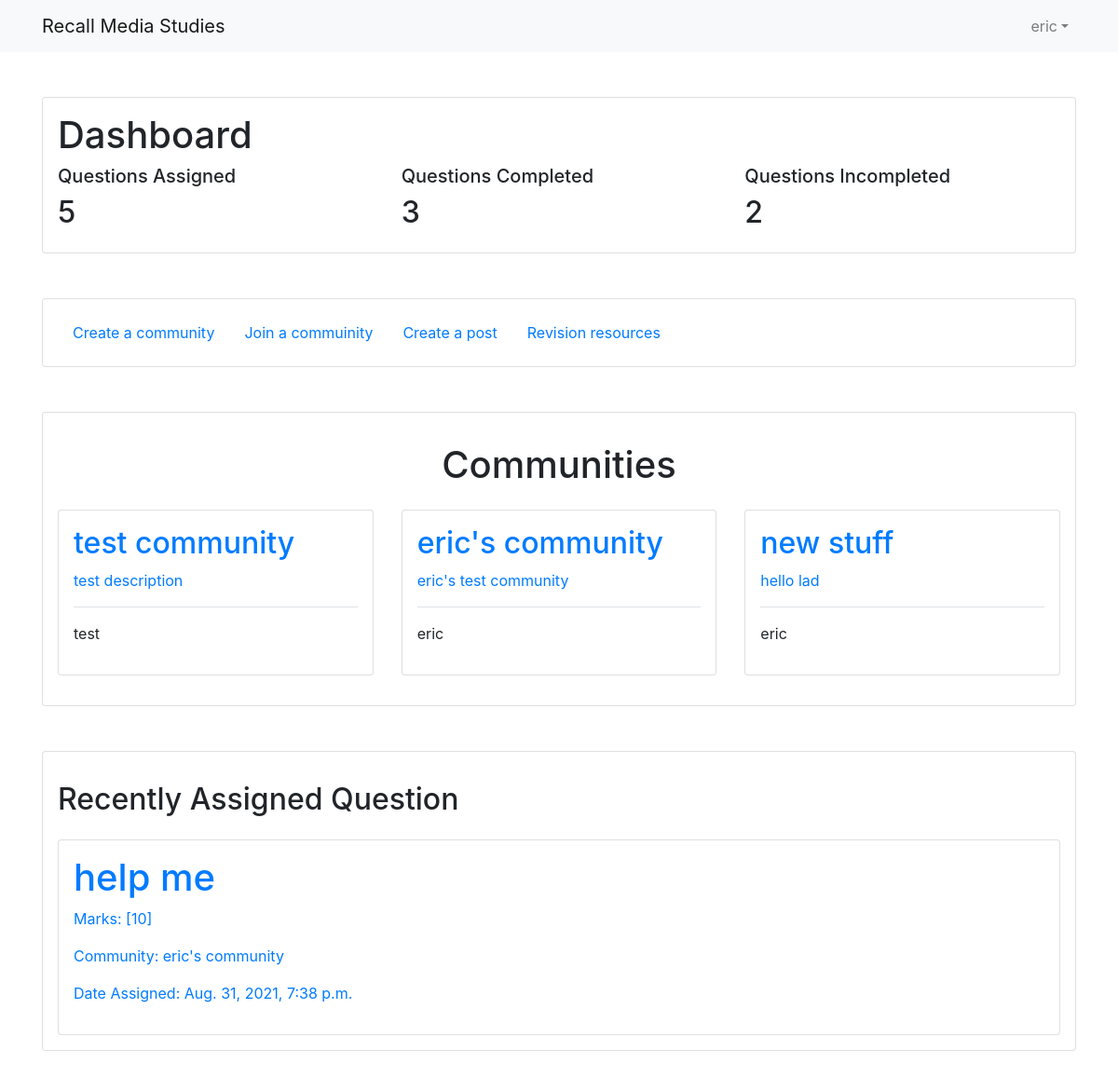
Before: / (signed in) with the older database file.
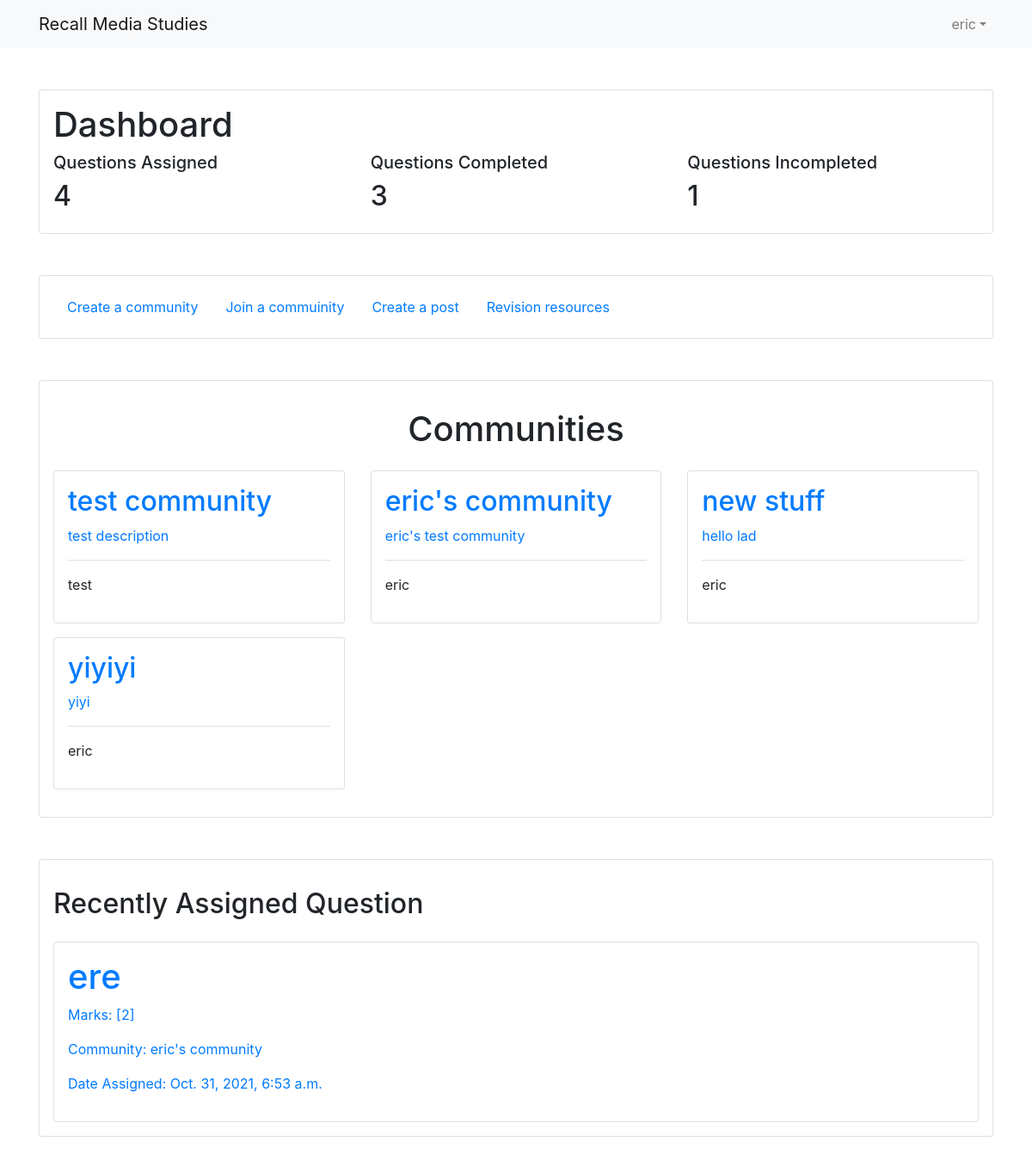
After: the same page with the newer database file.
### recall/models.py (models this page shows, shortened)
class User(AbstractUser):
    communities = ManyToManyField('Community', related_name="users")

class Community(models.Model):
    name = models.CharField(max_length=30)
    admin = models.ForeignKey(User, on_delete=models.CASCADE)
    description = models.CharField(max_length=255)
    date_created = models.DateTimeField(default=timezone.now)
    community_code = models.CharField(default="", max_length=6, unique=True)
    class Meta:
        verbose_name_plural = "Communities"
    def __str__(self):
        return self.name

class QuestionResponse(models.Model):
    user = models.ForeignKey(User, on_delete=models.CASCADE)
    question = models.ForeignKey('Question', on_delete=models.CASCADE)
    content = models.TextField(null=True)
    time_taken = models.FloatField(null=True)
    mark = models.IntegerField(null=True)
    is_complete = models.BooleanField(default=False)

class Question(models.Model):
    user = models.ForeignKey(User, on_delete=models.CASCADE)
    community = models.ForeignKey('community', on_delete=models.CASCADE)
    title = models.CharField(max_length=30)
    content = models.TextField()
    date_assigned = models.DateTimeField(default=timezone.now)
    mark = models.IntegerField()

### recall/views.py (the view)
# urls.py: path('', views.index, name='index'),
def index(request):
    if request.user.is_authenticated:
        return HomeView.as_view()(request)
    return render(request,"recall/index.html")

### recall/mixins.py (called while the page is built)
    def dispatch(self, request, *args, **kwargs):
        communities =  self.request.user.communities.all()
        if communities is None:
            return super().dispatch(request, *args, **kwargs)
        for community in communities:
            questions = community.question_set.all()
            for question in questions:
                if QuestionResponse.objects.filter(user=self.request.user, question=question.id):
                    continue
                else:
                    question_obj = Question.objects.get(id=question.id)
                    QuestionResponse.objects.create(user=self.request.user, question=question_obj)
        return super().dispatch(request, *args, **kwargs)

### recall/views.py (called while the page is built)
    def get_queryset(self):
        communities = self.request.user.communities.all()
        return communities

    def get_context_data(self, **kwargs):
        context = super(HomeView, self).get_context_data(**kwargs)
        context['incompleted'] = len(QuestionResponse.objects.filter(user=self.request.user, is_complete=False))
        context['completed'] = len(QuestionResponse.objects.filter(user=self.request.user, is_complete=True))
        try:
            if QuestionResponse.objects.filter(user=self.request.user).order_by('-question__date_assigned')[0]:
                context['recent'] = QuestionResponse.objects.filter(user=self.request.user).order_by('-question__date_assigned')[0]
        except:
            context['recent'] = None
        return context

### recall/templates/recall/home.html (shortened to what this page needs)
{% extends 'recall/base.html' %}
{% block content %}
<div class="container py-5">
    <div class="card p-3 mb-5">
        <h1>Dashboard</h1>
        <div class="row">
            <div class="col">
                <h5>Questions Assigned</h5>
                <h2>{{ user.questionresponse_set.all.count }}</h2>
            </div>
            <div class="col">
                <h5>Questions Completed</h5>
                <h2>{{ completed }}</h2>
            </div>
            <div class="col">
                <h5>Questions Incompleted</h5>
                <h2>{{ incompleted }}</h2>
            </div>
        </div>
    </div>
    <div class="card p-3 mb-5 d-flex flex-row">
        <div>
            <a class="nav-link" href="{% url 'create-community' %}">Create a community</a>
        </div>
        <div>
            <a class="nav-link" href="{% url 'join-community' %}">Join a commuinity</a>
        </div>
        <div>
            <a class="nav-link" href="{% url 'create-post' %}">Create a post</a>
        </div>
        <div>
            <a class="nav-link" href="#">Revision resources</a>
        </div>
    </div>
    <div class="card p-3">
        <h1 class="py-3 text-center">Communities</h1>
        {% if communities %}
        <div class="row">
            {% for community in communities %}
            <div class="col-md-4">
                <a href="{% url 'community' community.id %}">
                <div class="card p-3 mb-3">
                    <div class=" text-truncate">
                        <h2>{{ community.name }}</h2>
                        <p>{{ community.description }}</p>
                </a>
                        <p class="border-top pt-3">{{ community.admin }}</p>
                    </div>
                </div>
            </div>
            {% endfor %}
        {% endif %}
    {% if recent %}
    <div class="card my-5 p-3">
        <h2 class="py-3">Recently Assigned Question</h2>
        <div class="card p-3">
            <a href="{% url 'question' recent.id %}">
                <h1>{{ recent.question.title }}</h1>
                <p>Marks: [{{ recent.question.mark }}]</p>
                <p>Community: {{ recent.question.community }}</p>
                <p>Date Assigned: {{ recent.question.date_assigned }}</p>
            </a>
        </div>
    </div>
    {% endif %}
{% endblock content %}

### recall/templates/recall/base.html (shortened to what this page needs)
{% load static %}
{% include 'recall/navbar.html' %}
<!DOCTYPE html>
<html>
    <head>
        <link rel="stylesheet" type="text/css" href="{% static 'recall/style.css' %}"/>
        <link rel="stylesheet" href="https://maxcdn.bootstrapcdn.com/bootstrap/4.0.0/css/bootstrap.min.css">
    </head>
    <body>
        {% block content %}
        {% endblock content %}
    </body>
</html>

### recall/templates/recall/navbar.html (shortened to what this page needs)
{% block navbar %}
<nav class="navbar navbar-expand-lg navbar-light bg-light">
    <div class="container">
        <a href="{% url 'index' %}" class="navbar-brand">Recall Media Studies</a>
        <div class="collapse navbar-collapse justify-content-end" id="navbarMenu">
            <ul class="navbar-nav">
                {% if user.is_authenticated %}
                <li class="nav-item dropdown">
                    <a class="nav-link dropdown-toggle" href="#" id="navbarDropdown" role="button" data-bs-toggle="dropdown" aria-expanded="false">{{ user.username }}</a>
                </li>
                {% endif %}
            </ul>
        </div>
    </div>
</nav>
{% endblock navbar %}

### recall/static/recall/style.css (style rules this page uses)
html, body { height:100% }
body { margin: 0; }

Changed rows visible on the page:
removed QuestionResponse: question "help me", question.mark "10", question.community "eric's community", question.date_assigned "Aug. 31, 2021, 7:38 p.m."
changed User "eric": questionresponse_set.all.count "5" → "4"
added Community: name "yiyiyi", description "yiyi", admin "eric"
added QuestionResponse: question "ere", question.mark "2", question.community "eric's community", question.date_assigned "Oct. 31, 2021, 6:53 a.m."
Other visible differences:
{{ incompleted }}: "2" → "1"
